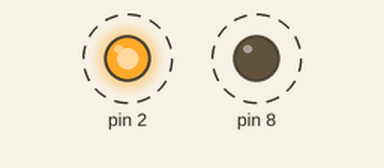
This sketch was run on a simulated Arduino Uno, built with avr-gcc and run on an emulated ATmega328P. Shown: output pins drawn as LEDs (lit = HIGH). Dashed ring = blinking.

Above: at 0.5 s.
Timing chart, 0 to 4.6 s (numbered marks = the images above):
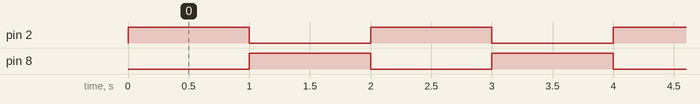

Measured:
- by itself, pin 2, pin 8: alternates HIGH for 1.0 s and LOW for 1.0 s

The sketch:

External-2.ino
```cpp
//兩顆LED 輪流亮
boolean led;
void setup() {
  led = true;
  pinMode(2,OUTPUT);
  pinMode(8,OUTPUT);
}

void loop() {
  if(led){
    led = false;
    digitalWrite(2,HIGH);
    digitalWrite(8,LOW);
  }else{
    led = true;
    digitalWrite(2,LOW);
    digitalWrite(8,HIGH);
  }
  delay(1000);
}
```
